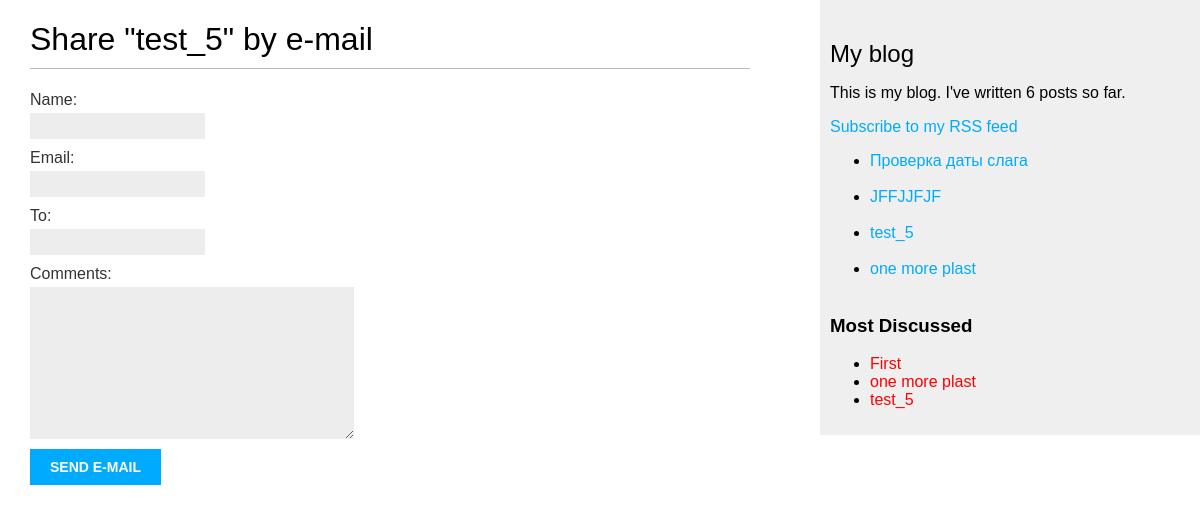
The app's page /blog/4/share/, older data.
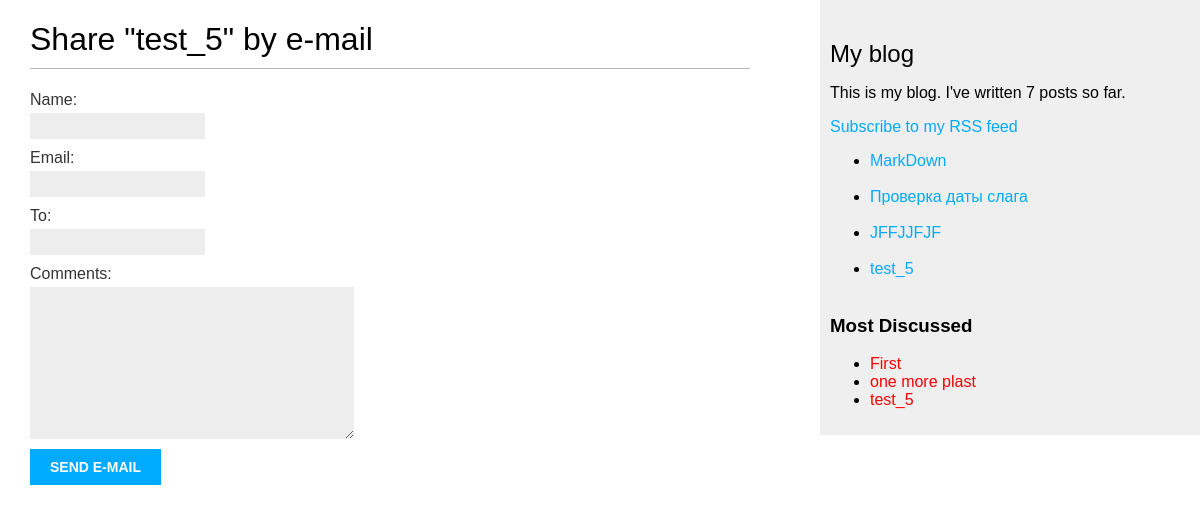
The same page, newer data.
### blog/models.py (models this page shows)
class Post(models.Model):
    class Status(models.TextChoices):
        DRAFT = 'DF', 'DRAFT'
        PUBLISHED = 'PB', 'PUBLISHED'
    title = models.CharField(max_length=100)
    slug = models.SlugField(max_length=250,
                            unique_for_date='publish')
    body = models.TextField()
    publish = models.DateTimeField(default=timezone.now)
    created = models.DateTimeField(auto_now_add=True)
    update = models.DateTimeField(auto_now=True)
    status = models.CharField(max_length=2, choices=Status.choices, default=Status.DRAFT)
    author = models.ForeignKey(User, on_delete=models.CASCADE, related_name='blog_post')
    objects = models.Manager()
    published = PublishedManager()
    class Meta:
        ordering = ['-publish']
        indexes = [
            models.Index(fields=['-publish'])
        ]
    tags = TaggableManager()
    def __str__(self):
        return self.title
    def get_absolute_url(self):
        return reverse('blog:post_detail',
                       args=[self.publish.year,
                             self.publish.month,
                             self.publish.day,
                             self.slug])

### blog/views.py (the view)
# urls.py: path('<int:post_id>/share/', views.post_share, name='post_share'),
def post_share(request, post_id):
    post = get_object_or_404(Post,
                             id=post_id,
                             status=Post.Status.PUBLISHED)
    sent = False
    if request.method == 'POST':
        form = EmailPostForm(request.POST)
        if form.is_valid():
            cd = form.cleaned_data
            post_url = request.build_absolute_uri(
                post.get_absolute_url())
            subject = f"{cd['name']} recommends you read " \
                      f"{post.title}"
            message = f"Read {post.title} at {post_url}\n\n" \
                      f"{cd['name']}\'s comments: {cd['comments']}"
            send_mail(subject, message, 'your_account@gmail.com',
                      [cd['to']])
            sent = True
    else:
        form = EmailPostForm()
    return render(request, 'blog/post/share.html', {'post': post,
                                                    'form': form,
                                                    'sent': sent})

### blog/forms.py
class EmailPostForm(forms.Form):
    name = forms.CharField(max_length=25)
    email = forms.EmailField()
    to = forms.EmailField()
    comments = forms.CharField(required=False, widget=forms.Textarea)

### blog/models.py (called while the page is built)
    def get_queryset(self):
        return super().get_queryset() \
            .filter(status=Post.Status.PUBLISHED)

### blog/templatetags/blog_tags.py (called while the page is built)
@register.simple_tag()
def get_count_post():
    return Post.objects.count()

@register.inclusion_tag('blog/post/latest_posts.html')
def show_latest_post(count: int = 5):
    latest_posts = Post.published.order_by('-publish')[:count]
    return {"latest_posts": latest_posts}

@register.simple_tag()
def get_most_discussed(count: int = 5):
    most_discussed = Post.published.annotate(
        cnt_comments=Count("comments")
    ).order_by('-cnt_comments')[:count]
    return most_discussed

### blog/templates/blog/post/share.html (shortened to what this page needs)
{% extends 'blog/base.html' %}
{% block content %}
{% if sent %}
<h1>E-mail successfully sent</h1>
<p>
    "{{ post.title }}" was successfully sent
    to {{ form.cleaned_data.to }}.
</p>
{% else %}
<h1>Share "{{ post.title }}" by e-mail</h1>
<form method="post">
    {{ form.as_p }}
    <input type="submit" value="Send e-mail">
</form>
{% endif %}
{% endblock %}

### blog/templates/blog/base.html (shortened to what this page needs)
{% load blog_tags %}
{% load static %}
<!DOCTYPE html>
<html>
<head>
    <link href="{% static 'blog/css/styles.css' %}" rel="stylesheet">
</head>
<body>
<div id="content">
    {% block content %}
    {% endblock %}
</div>
<div id="sidebar">
    <h2>My blog</h2>
    <p>
        This is my blog.
        I've written {% get_count_post %} posts so far.
    </p>
    <p>
        <a href="{% url 'blog:post_feed' %}">
        Subscribe to my RSS feed
        </a>
    </p>
    {% show_latest_post count=4%}
    <h3>Most Discussed</h3>
    {% get_most_discussed 3 as most_discussed %}
    <ul>
        {% for post in most_discussed %}
        <li>
            <a href="{{ post.get_absolute_url }}" style="color:red">{{post}}</a>
        </li>
        {% endfor %}
    </ul>
</div>
</body>
</html>

### blog/templates/blog/post/latest_posts.html
<ul>
    {% for post in latest_posts %}
    <li><a href="{{ post.get_absolute_url }}">{{post}}</a></li>
    <br>
    {% endfor %}
</ul>

Row changes from the older to the newer data that the page shows:
no longer on one of the page's lists (row edited): Post: title "one more plast"
added Post: title "MarkDown", shown under "My blog"
Text that changed along with them:
text no longer shown: "6"
text now shown: "7"
